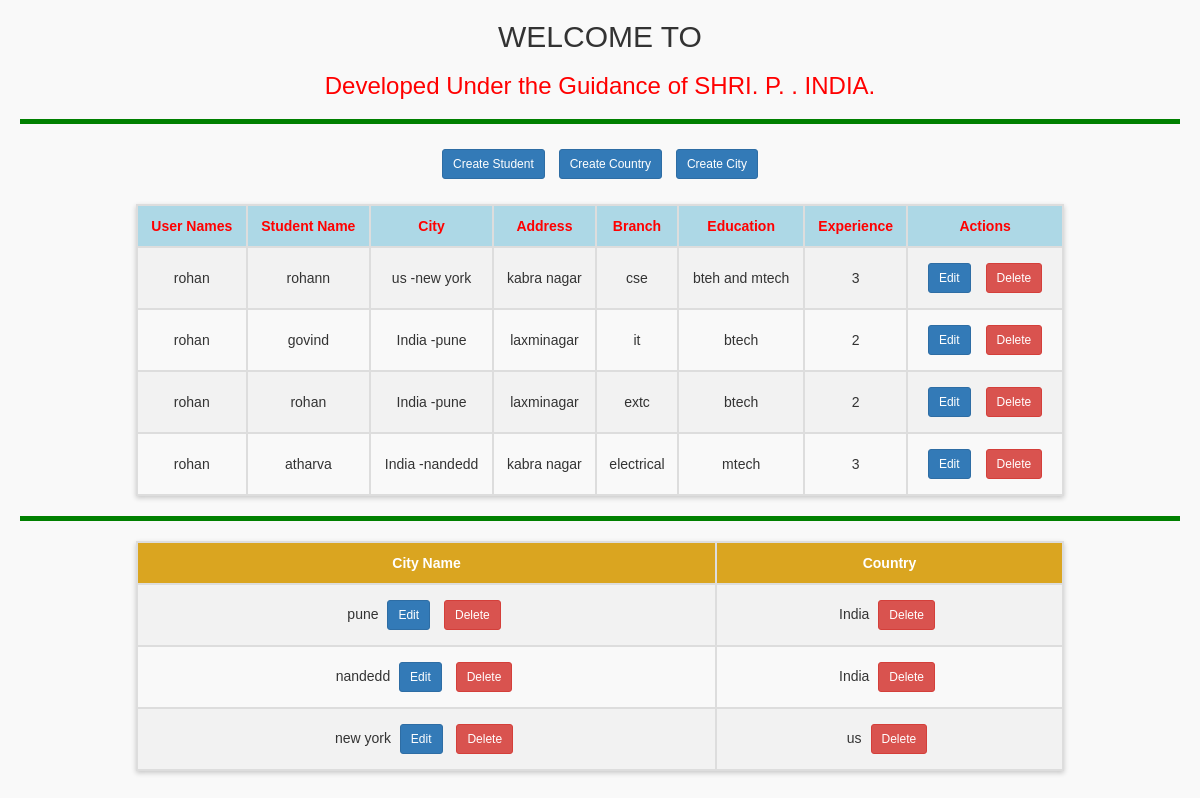
The page /record1/ on the database its author committed.
### student/models.py (models this page shows, shortened)
class Student(models.Model):
    user = models.ForeignKey(User, on_delete=models.CASCADE, null=True,blank=True)
    student_name = models.CharField(max_length=30)
    city = models.ForeignKey(City, on_delete=models.CASCADE)
    address = models.CharField(max_length=50)
    branch = models.CharField(max_length=30)
    education = models.CharField(max_length=30)
    experience = models.CharField(max_length=30)
    class Meta:
        verbose_name = "Students Information"
        verbose_name_plural = "Students Informations"

class City(models.Model):
    user = models.ForeignKey(User, on_delete=models.CASCADE, null=True,blank=True)
    city_name = models.CharField(max_length=300, null=True, blank=True)
    country = models.ForeignKey(Country, on_delete=models.CASCADE)
    def __str__(self):
        return '%s -%s' % (self.country, self.city_name)

class Country(models.Model):
    user = models.ForeignKey(User, on_delete=models.CASCADE, null=True,blank=True)
    country_name = models.CharField(max_length=30)
    def __str__(self):
        return self.country_name

### student/views.py (the view)
# urls.py: path('record1/', views.view_record, name='record1'),
def view_record(request):
    stud_record = Student.objects.all()
    city_record = City.objects.all()
    return render(request,'record.html',{'stud12':stud_record,'city12':city_record})

### templates/record.html (shortened to what this page needs)
<!doctype html>
<html>
    <head>
        <link rel="stylesheet" href="https://maxcdn.bootstrapcdn.com/bootstrap/3.3.7/css/bootstrap.min.css" />
    </head>
    <body>
        <h2>WELCOME TO</h2>
        <h3>Developed Under the Guidance of SHRI. P. . INDIA.</h3>
        <hr>
        <div style="text-align: center; margin-bottom: 20px;">
            <a href="{% url 'create_student' %}" class="btn btn-primary btn-sm">Create Student</a>
            <a href="{% url 'create_country' %}" class="btn btn-primary btn-sm">Create Country</a>
            <a href="{% url 'create_city' %}" class="btn btn-primary btn-sm">Create City</a>
        </div>
        <table class="myTable">
            <tr>
                <th>User Names</th>
                <th>Student Name</th>
                <th>City</th>
                <th>Address</th>
                <th>Branch</th>
                <th>Education</th>
                <th>Experience</th>
                <th>Actions</th>
            </tr>
            {% for entry in stud12 %}
            <tr>
                <td>{{ entry.user }}</td>
                <td>{{ entry.student_name }}</td>
                <td>{{ entry.city }}</td>
                <td>{{ entry.address }}</td>
                <td>{{ entry.branch }}</td>
                <td>{{ entry.education }}</td>
                <td>{{ entry.experience }}</td>
                <td>
                    <div class="action-buttons">
                        <a href="{% url 'edit_user' entry.id %}" class="btn btn-primary btn-sm">Edit</a>
                        <form action="{% url 'delete_user' entry.id %}" method="post">
                            <button type="submit" class="btn btn-danger btn-sm">Delete</button>
                        </form>
                    </div>
                </td>
            </tr>
            {% endfor %}
        </table>
        <hr>
        <table class="myTable1">
            <tr>
                <th>City Name</th>
                <th>Country</th>
            </tr>
            {% for entry1 in city12 %}
            <tr>
                <td>
                    {{ entry1.city_name }}
                    <a href="{% url 'edit_city' entry1.id %}" class="btn btn-primary btn-sm">Edit</a>
                    <a href="{% url 'delete_city' entry1.id %}" class="btn btn-danger btn-sm">Delete</a>
                </td>
                <td>
                    {{ entry1.country }}
                    <a href="{% url 'delete_country' entry1.country %}" class="btn btn-danger btn-sm">Delete</a>
                </td>
            </tr>
            {% endfor %}
        </table>
    </body>
</html>

### templates/record.html (style rules this page uses)
body { font-family: Arial, sans-serif; background-color: #f9f9f9; margin: 20px; }
h2, h3 { text-align: center; }
h2 { color: #333; }
h3 { color: red; }
hr { border: none; height: 5px; background-color: green; }
.btn { margin: 5px; }
table { width: 80%; margin: 20px auto; border-collapse: collapse; box-shadow: 0 2px 5px rgba(0, 0, 0, 0.2); }
th, td { padding: 10px; text-align: center; border: 2px solid #ddd; }
th { background-color: #4CAF50; color: white; }
tr:nth-child(even) { background-color: #f2f2f2; }
.myTable th { background-color: lightblue; color: red; }
.myTable1 th { background-color: goldenrod; color: white; }
.action-buttons { display: flex; gap: 5px; justify-content: center; }
.action-buttons form { margin: 0; }

### rows shown on the page
Student: user "rohan", student_name "rohann", city "us -new york", address "kabra nagar", branch "cse", education "bteh and mtech", experience "3"
Student: user "rohan", student_name "govind", city "India -pune", address "laxminagar", branch "it", education "btech", experience "2"
Student: user "rohan", student_name "rohan", city "India -pune", address "laxminagar", branch "extc", education "btech", experience "2"
Student: user "rohan", student_name "atharva", city "India -nandedd", address "kabra nagar", branch "electrical", education "mtech", experience "3"
City: city_name "pune", country "India"
City: city_name "nandedd", country "India"
City: city_name "new york", country "us"
